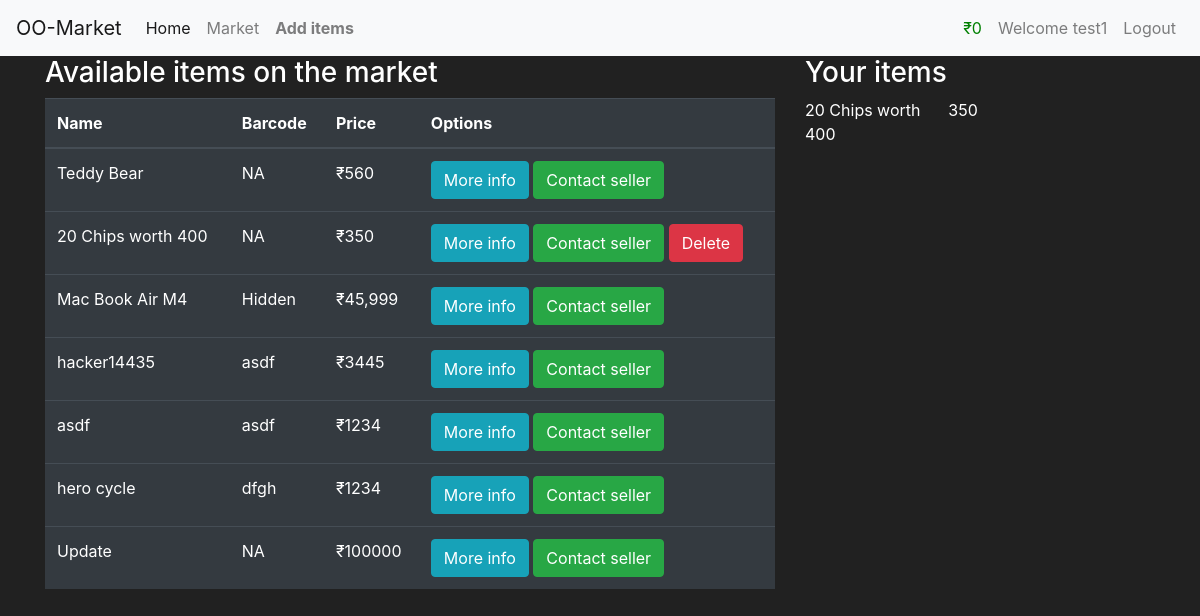
The page /market (signed in) on the database its author committed.
### tables this page shows
CREATE TABLE items(
    id INTEGER primary key autoincrement,
    name varchar(100) not null,
    barcode varchar(12) not null,
    price int not null,
    description varchar(1000) not null,
    owner_id integer ,
    foreign key (owner_id) references "user_old"(id)
    );

### app.py (the view)
@app.route("/market")
def market():
    if "user" in session:
        db=get_conn()
        cursor=db.cursor()
        cursor.execute("select * from items order by id desc")
        data=cursor.fetchall()
        db.close()
        return render_template("market.html",objects=data)
    else:
        flash(f"Please login first {random.randint(0,9)}","error")
        return redirect(url_for("login"))

### app.py (called while the page is built)
def get_conn():
    conn=sqlite3.connect("database.db")
    conn.row_factory=sqlite3.Row
    return conn

### templates/market.html (shortened to what this page needs)
{%extends "parent.html"%}
{%block content%}
<div class="container">
  <div class="row">
    <div class="col-8">
      <h3>
        Available items on the market
      </h3>
      <table class="table table-hover table-dark">
        <thead>
          <tr>
            <th scope="col">Name</th>
            <th scope="col">Barcode</th>
            <th scope="col">Price</th>
            <th> Options</th>
          </tr>
        </thead>
        <tbody>
          {%for item in objects%}
          <tr>
            <td>{{item["name"]}}</td>
            <td>{{item["barcode"]}}</td>
            <td>₹{{item["price"]}}</td>
            <td>
              <button class="btn btn-outline btn-info" data-toggle="modal" data-target="#modal-{{item['id']}}">More
                info</button>
              <form action="/reduce/500/{{item['owner_id']}}" method="POST" style="display:inline">
                <button class=" btn btn-outline btn-success" style="display: inline;"
                  onclick="return confirm('This will take 500 credits from your account!!');">
                   Contact seller
                   </button>
              </form>
              {%if session['id']==item['owner_id']%}
              <form method="POST" action="/delete/{{item['id']}}" style="display:inline;">
                <button type="submit" class="btn btn-danger"
                  onclick="return confirm('Are you sure you want to delete this item?');">Delete</button>
              </form>
              {%endif%}
            </td>
          </tr>
          {%endfor%}
        </tbody>
      </table>
    </div>
    <div class="col-4">
      <h3> Your items</h3>
          {%for item in objects%}
            {% if item['owner_id']==session['id']%}
              <div class ="row">
              <div class="col-5">
              {{item['name']}}
            </div>
              {{item['price']}}
            </div>
            <br>
              {%endif%}
          {%endfor%}
    </div>
  </div>
</div>
{%endblock%}

### templates/parent.html (style rules this page uses)
body { background-color: #212121; color:white }

### rows shown on the page
items: name "Teddy Bear", barcode "NA", price "560"
items: name "20 Chips worth 400", barcode "NA", price "350"
items: name "Mac Book Air M4", barcode "Hidden", price "45,999"
items: name "hacker14435", barcode "asdf", price "3445"
items: name "asdf", barcode "asdf", price "1234"
items: name "hero cycle", barcode "dfgh", price "1234"
items: name "Update", barcode "NA", price "100000"

### other values the page prints
{{ session["budget"] }} "0"
{{ session["user"] }} "test1"
